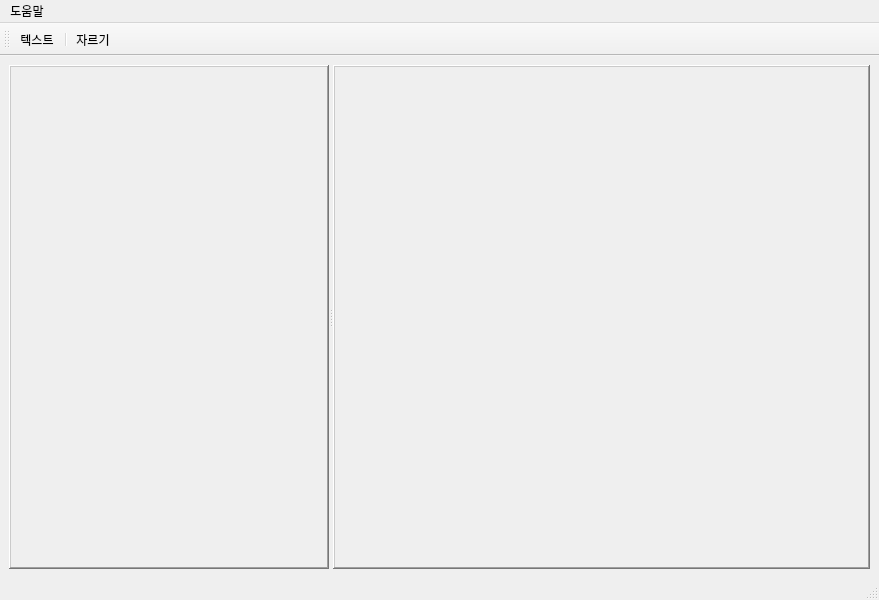
<?xml version="1.0" encoding="UTF-8"?>
<ui version="4.0">
 <class>MainWindow</class>
 <widget class="QMainWindow" name="MainWindow">
  <property name="geometry">
   <rect>
    <x>0</x>
    <y>0</y>
    <width>879</width>
    <height>600</height>
   </rect>
  </property>
  <property name="windowTitle">
   <string>MainWindow</string>
  </property>
  <widget class="QWidget" name="centralwidget">
   <layout class="QGridLayout" name="gridLayout">
    <item row="0" column="0">
     <widget class="QSplitter" name="splitter">
      <property name="orientation">
       <enum>Qt::Horizontal</enum>
      </property>
      <widget class="QFrame" name="frame">
       <property name="maximumSize">
        <size>
         <width>320</width>
         <height>16777215</height>
        </size>
       </property>
       <property name="frameShape">
        <enum>QFrame::WinPanel</enum>
       </property>
       <property name="frameShadow">
        <enum>QFrame::Raised</enum>
       </property>
      </widget>
      <widget class="QFrame" name="frame_2">
       <property name="frameShape">
        <enum>QFrame::WinPanel</enum>
       </property>
       <property name="frameShadow">
        <enum>QFrame::Raised</enum>
       </property>
      </widget>
     </widget>
    </item>
   </layout>
  </widget>
  <widget class="QMenuBar" name="menubar">
   <property name="geometry">
    <rect>
     <x>0</x>
     <y>0</y>
     <width>879</width>
     <height>17</height>
    </rect>
   </property>
   <widget class="QMenu" name="menu">
    <property name="title">
     <string>도움말</string>
    </property>
    <addaction name="actionAbout"/>
   </widget>
   <addaction name="menu"/>
  </widget>
  <widget class="QStatusBar" name="statusbar"/>
  <widget class="QToolBar" name="toolBar">
   <property name="windowTitle">
    <string>toolBar</string>
   </property>
   <attribute name="toolBarArea">
    <enum>TopToolBarArea</enum>
   </attribute>
   <attribute name="toolBarBreak">
    <bool>false</bool>
   </attribute>
   <addaction name="actionText"/>
   <addaction name="separator"/>
   <addaction name="actionCut"/>
  </widget>
  <action name="actionAbout">
   <property name="text">
    <string>도움말</string>
   </property>
  </action>
  <action name="actionText">
   <property name="text">
    <string>텍스트</string>
   </property>
  </action>
  <action name="actionCut">
   <property name="text">
    <string>자르기</string>
   </property>
  </action>
 </widget>
 <resources/>
 <connections/>
</ui>
